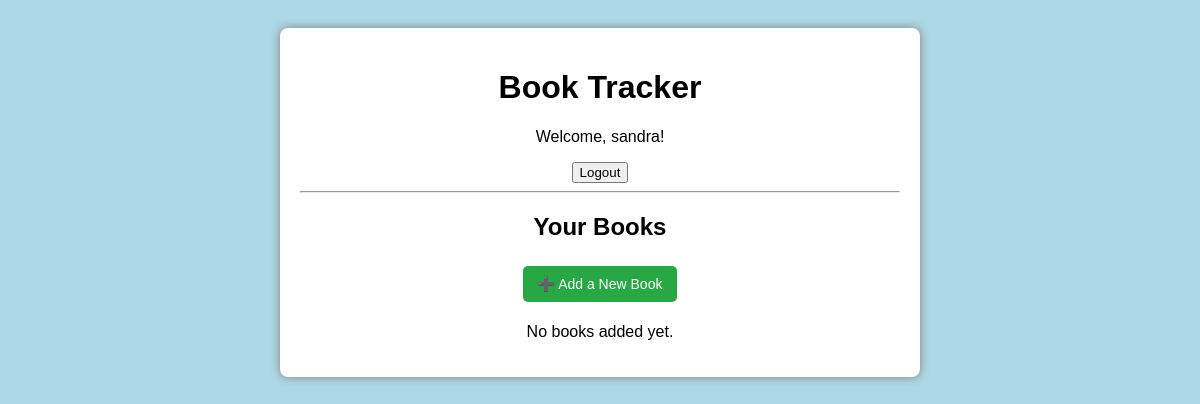
The page /books/ (signed in) on the database as committed earlier.
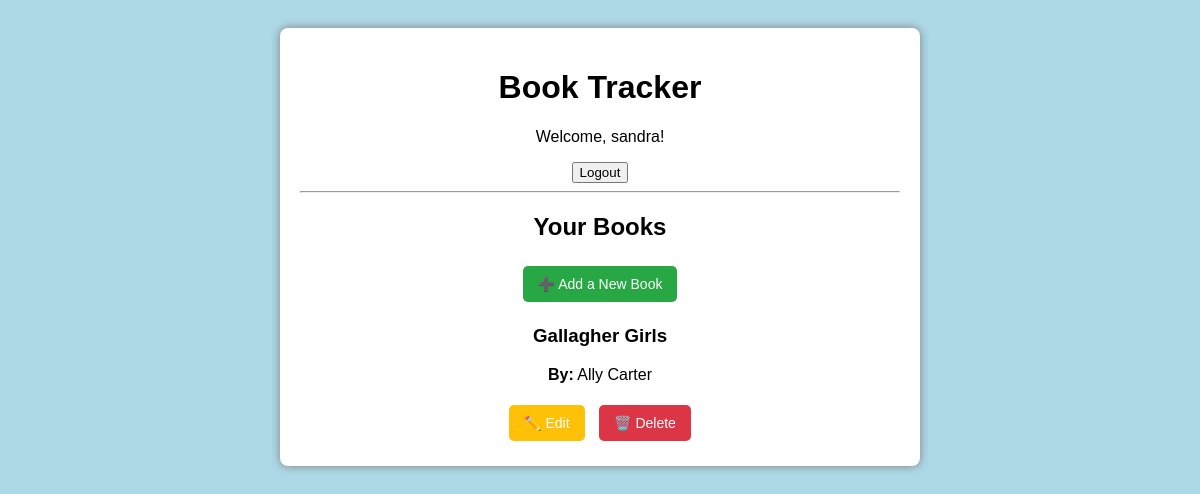
The same page on the database as committed later.
### books/models.py (models this page shows, shortened)
class Book(models.Model):
    title = models.CharField(max_length=255)
    author = models.CharField(max_length=255)
    user = models.ForeignKey(User, on_delete=models.CASCADE)

### books/views.py (the view)
# urls.py: path('', book_list, name='book_list'),
@login_required
def book_list(request):
    books = Book.objects.filter(user=request.user)
    return render(request, 'books/book_list.html', {'books': books})

### books/templates/books/book_list.html
{% extends 'base.html' %}
{% block content %}
<h2>Your Books</h2>
<a href="{% url 'book_create' %}" class="btn btn-add">➕ Add a New Book</a>
<div class="book-list">
    {% for book in books %}
    <div class="book-card">
        <h3>{{ book.title }}</h3>
        <p><strong>By:</strong> {{ book.author }}</p>
        <div class="actions">
            <a href="{% url 'book_edit' book.id %}" class="btn btn-edit">✏️ Edit</a>
            <a href="{% url 'book_delete' book.id %}" class="btn btn-delete">🗑️ Delete</a>
        </div>
    </div>
    {% empty %}
    <p>No books added yet.</p>
    {% endfor %}
</div>
{% endblock %}

Rows that differ between the two databases and show on the page:
added Book: title "Gallagher Girls", author "Ally Carter"
Other text that changed with them:
text no longer shown: "No books added yet."
